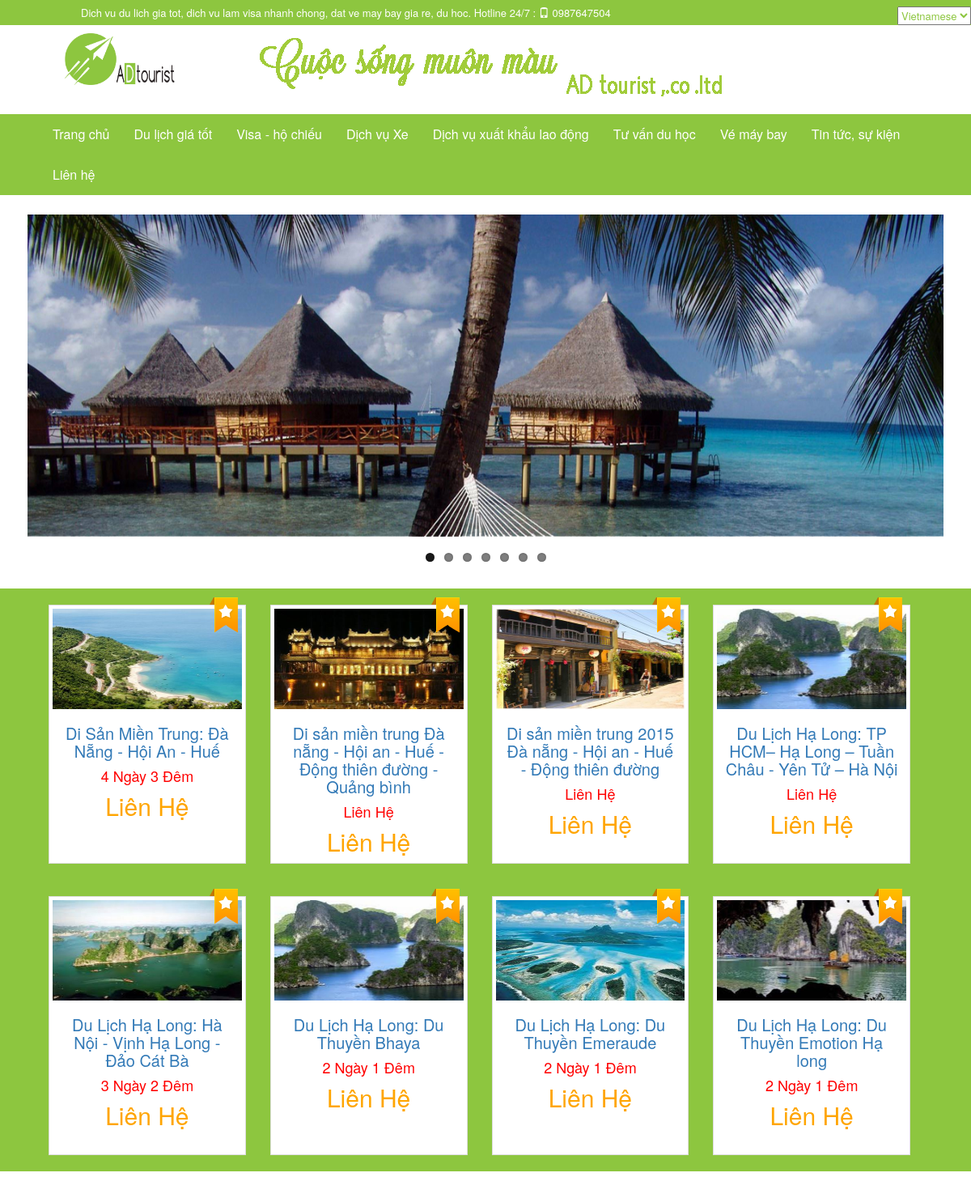
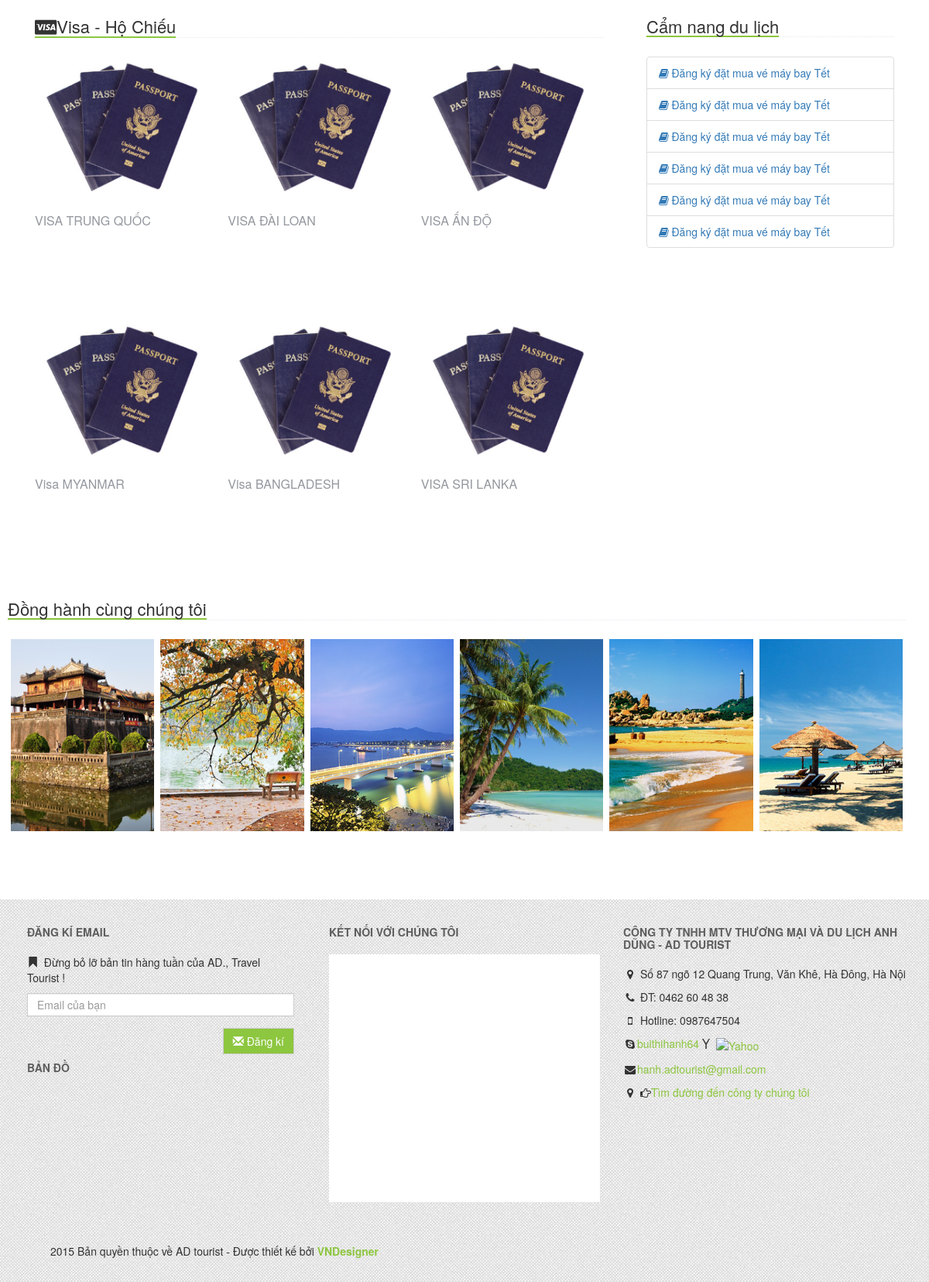
The page / on the database its author committed (2 pictures, top to bottom).
### tables this page shows
CREATE TABLE IF NOT EXISTS `tour_content` (
  `tour_content_code` int(11) NOT NULL AUTO_INCREMENT,
  `tour_region_code` int(11) NOT NULL,
  `title` varchar(255) NOT NULL,
  `time` varchar(20) NOT NULL,
  `total_cost` varchar(255) NOT NULL,
  `content` text,
  `content_cost` text,
  `description` varchar(255) DEFAULT NULL,
  `image` varchar(100) DEFAULT NULL,
  `update_at` datetime NOT NULL,
  `create_at` datetime NOT NULL,
  `tour_country_code` int(11) NOT NULL,
  `possition` text NOT NULL,
  `image_relate` text NOT NULL,
  PRIMARY KEY (`tour_content_code`)
);

CREATE TABLE IF NOT EXISTS `passport_visa_offers` (
  `passport_visa_offer_code` int(11) NOT NULL AUTO_INCREMENT,
  `passport_visa_code` int(11) NOT NULL,
  `title` varchar(255) NOT NULL,
  `description` varchar(255) NOT NULL,
  `content` text NOT NULL,
  `image` varchar(100) NOT NULL,
  `update_at` datetime NOT NULL,
  `create_at` datetime NOT NULL,
  PRIMARY KEY (`passport_visa_offer_code`)
);

CREATE TABLE IF NOT EXISTS `partners` (
  `partner_code` int(11) NOT NULL AUTO_INCREMENT,
  `partner_image` varchar(255) NOT NULL,
  `partner_link` varchar(255) NOT NULL,
  PRIMARY KEY (`partner_code`)
);

### model/database.php (called while the page is built, shortened)
<?php
function get_all($table,$select = '*'){
	$sql = "SELECT $select FROM $table";
	$query = mysql_query($sql) or die(mysql_error());
	$data = array();
	if(mysql_num_rows($query) > 0)
	{
		while($row = mysql_fetch_assoc($query))
			$data[] = $row;
	}
	return $data;
}
function get_all_record($table, $colum, $value, $select = '*'){
	$sql = "SELECT $select FROM $table WHERE $colum = '$value'";
	$query = mysql_query($sql) or die(mysql_error());
	$data = array();
	if(mysql_num_rows($query) > 0 )
		while($row = mysql_fetch_assoc($query)){
			$data[] = $row;
		}
	return $data;
}
?>

### controllers/home/index.php (called while the page is built, shortened)
<?php
	$tour = get_all('tour_content');
	$tour = array_reverse($tour);
	$tour = get_number_from_array($tour,8);
	$visa1 = get_all_record('passport_visa_offers','passport_visa_code','1');
	$partner = get_all('partners');
	$lang = get_lang();
	$visa = get_all('passport_visa_offers');
	require_once(BASEPATH.'view/home/index.php');
 ?>

### library/function.php (called while the page is built, shortened)
<?php
function get_lang(){
	if(isset($_GET['lang']) &&  $_GET['lang'] == 'en'){
		return 'en';
	}
	else return 'vi';
}
function get_number_from_array($array, $i){
	$data = array();
	$j = 0;
	foreach ($array as $key) {
		if($j==$i)break;
		$data[] = $key;
		$j++;
	}
	return $data;
}
?>

### view/home/show_tour.php (the view)
<?php
  foreach($tour as $value):
 ?>
<div class="col-md-3 tour">
    <div class="thumbnail tour_detail">
    	<a  href='index.php?lang=<?php echo $lang ?>&amp;controller=tour&amp;action=tour_detail&amp;tour_content_code=<?php echo $value["tour_content_code"] ?>'><img class="overimg"  src=<?php echo $value['image'] ?> alt="" class="responsive-img" /></a>
            <div class="caption">
               		<h4 class="text-center tour_title">
                  		<a href='index.php?lang=<?php echo $lang ?>&amp;controller=tour&amp;action=tour_detail&amp;tour_content_code=<?php echo $value["tour_content_code"] ?>'><?php echo $value['title'] ?></a>
               		</h4>
               		<h4 class="text-center tour_time">
               			  <?php echo $value['time'] ?>
               		</h4>
               		<h4 class="text-center tour_cost">
               			  <?php echo $value['total_cost'] ?>
               		</h4>
               </div>
    </div>
</div>
<?php endforeach ?>

### view/home/show_visa_news.php
<div class="col-md-8 visas-wrap">
	<div class="row visa_title">
		<h2><i class="fa fa-cc-visa"></i><?php echo $lang =='en' ? 'Visa - Passport' : 'Visa - Hộ Chiếu' ?></h2>
	</div>
	<div class="row visa_content">
		<?php $i=0;?>
		<?php foreach ($visa as $value): $i++;?>
			<div class="col-md-4 col-sm-4 col-xs-6 visa-col">
				<div class="thumbnail visa-wrap">
					<a href="index.php?lang=<?php echo $lang ?>&amp;controller=visa&amp;action=servicevisa&amp;passport_visa_code=<?php echo $value['passport_visa_code']; ?>&amp;pass_offer=<?php echo $value['passport_visa_offer_code'] ?>"><img src=<?php echo $value['image'] ?> class="responsive-img overimg"></a>
					<div class="caption">
					<h3><a href="index.php?lang=<?php echo $lang ?>&amp;controller=visa&amp;action=servicevisa&amp;passport_visa_code=<?php echo $value['passport_visa_code']; ?>&amp;pass_offer=<?php echo $value['passport_visa_offer_code'] ?>"><?php echo $value['title'] ?></a></h3>
				</div>
			</div>
		</div>
		<?php if($i==6) break; endforeach ?>
	</div>
</div>
<div class="col-md-4 news-wrap">
	<div class="row news_title">
		<h2><?php echo $lang =='en' ? 'Handbook tourist' : 'Cẩm nang du lịch' ?></h2>
	</div>
	<div class="row news_content" >
	<ul class="list-group">
		<li class="list-group-item"><a href="#"><i class="fa fa-book">&nbsp;</i>Đăng ký đặt mua vé máy bay Tết</a></li>
		<li class="list-group-item"><a href="#"><i class="fa fa-book">&nbsp;</i>Đăng ký đặt mua vé máy bay Tết</a></li>
		<li class="list-group-item"><a href="#"><i class="fa fa-book">&nbsp;</i>Đăng ký đặt mua vé máy bay Tết</a></li>
		<li class="list-group-item"><a href="#"><i class="fa fa-book">&nbsp;</i>Đăng ký đặt mua vé máy bay Tết</a></li>
		<li class="list-group-item"><a href="#"><i class="fa fa-book">&nbsp;</i>Đăng ký đặt mua vé máy bay Tết</a></li>
		<li class="list-group-item"><a href="#"><i class="fa fa-book">&nbsp;</i>Đăng ký đặt mua vé máy bay Tết</a></li>
	</ul>
	</div>
</div>

### view/home/show_partner.php
<div class="col-md-12 partner_wrap">
	<div class="partner_title row">
		<h3><?php echo $lang =='en'? 'Accompanying us': 'Đồng hành cùng chúng tôi'  ?></h3>
	</div>
	<div class="partner_slide row">
		<div class="partner_slide_wrap">
			<?php foreach ($partner as $key) {
				echo '<div class="thumbnail col-md-2 col-xs-2 col-sm-2">';
					echo '<a href='.$key['partner_link'].'>'.'<img src="'.$key['partner_image'].'" class="overimg"></a>';
				echo '</div>';
			} ?>
		</div>
	</div>
</div>

### asset/css/style.css (style rules this page uses)
.row { margin-right: 0px; }
.tour_title { font-size: 20px; }
.tour_time { color: red; }
.tour_cost { color: orange; font-size: 30px; }
.thumbnail { border-radius: 0px; height: 320px; }
.tour { padding-top: 20px; }
.tour_detail > a > img, .tour_detai2 > a > img { height: 124px; }
.tour_detail::after { content: " "; background: url("../image/common/label.png") top center no-repeat; width: 35px; height: 44px; position: absolute; top: 11px; right: 25px; }
.visa_title h2 { font-size: 22px; border-bottom: 2px solid #8dc63f; display: inline-block; margin-bottom: -1px; }
.visa_title { border-bottom: 1px dotted #e4e9f0; display: block; margin-bottom: 25px; margin-left: 20px; }
.visa_content { margin-left: 7px; }
.caption h3 { font-size: 16px; color: #94989F; }
.caption h3 a { color: #94989F; }
.news_title h2 { font-size: 22px; display: inline-block; border-bottom: 2px solid #8dc63f; margin-bottom: -1px; }
.news_title { border-bottom: 1px dotted #e4e9f0; display: block; margin-bottom: 25px; margin-left: 10px; margin-right: 30px; }
.visa-wrap { border:0px; }
.visa-col { padding-left: 0px; padding-right: 0px; }
.visas-wrap { padding-left: 40px; }
.news-wrap { padding-left: 30px; }
.news_content { margin-left: 10px; margin-right: 30px; }
.partner_title { display: block; border-bottom: 1px dotted #e4e9f0; margin-bottom: 20px; }
.partner_title h3 { font-size: 22px; border-bottom: 2px solid #8dc63f; display: inline-block; margin-bottom: 0px; }
.partner_wrap { padding-left: 40px; padding-right:30px; }
.partner_slide_wrap > .thumbnail { border : 0px; }

### rows shown on the page
tour_content: image (picture), title "Di Sản Miền Trung: Đà Nẵng - Hội An - Huế", time "4 Ngày 3 Đêm", total_cost "Liên Hệ"
tour_content: image (picture), title "Di sản miền trung Đà nẵng - Hội an - Huế - Động thiên đường - Quảng bình", time "Liên Hệ", total_cost "Liên Hệ"
tour_content: image (picture), title "Di sản miền trung 2015 Đà nẵng - Hội an - Huế - Động thiên đường", time "Liên Hệ", total_cost "Liên Hệ"
tour_content: image (picture), title "Du Lịch Hạ Long: TP HCM– Hạ Long – Tuần Châu - Yên Tử – Hà Nội", time "Liên Hệ", total_cost "Liên Hệ"
tour_content: image (picture), title "Du Lịch Hạ Long: Hà Nội - Vịnh Hạ Long - Đảo Cát Bà", time "3 Ngày 2 Đêm", total_cost "Liên Hệ"
tour_content: image (picture), title "Du Lịch Hạ Long: Du Thuyền Bhaya", time "2 Ngày 1 Đêm", total_cost "Liên Hệ"
tour_content: image (picture), title "Du Lịch Hạ Long: Du Thuyền Emeraude", time "2 Ngày 1 Đêm", total_cost "Liên Hệ"
tour_content: image (picture), title "Du Lịch Hạ Long: Du Thuyền Emotion Hạ long", time "2 Ngày 1 Đêm", total_cost "Liên Hệ"
passport_visa_offers: image (picture), title "VISA TRUNG QUỐC"
passport_visa_offers: image (picture), title "VISA ĐÀI LOAN"
passport_visa_offers: image (picture), title "VISA ẤN ĐỘ"
passport_visa_offers: image (picture), title "Visa MYANMAR"
passport_visa_offers: image (picture), title "Visa BANGLADESH"
passport_visa_offers: image (picture), title "VISA SRI LANKA"
partners: partner_image (picture)
partners: partner_image (picture)
partners: partner_image (picture)
partners: partner_image (picture)
partners: partner_image (picture)
partners: partner_image (picture)
